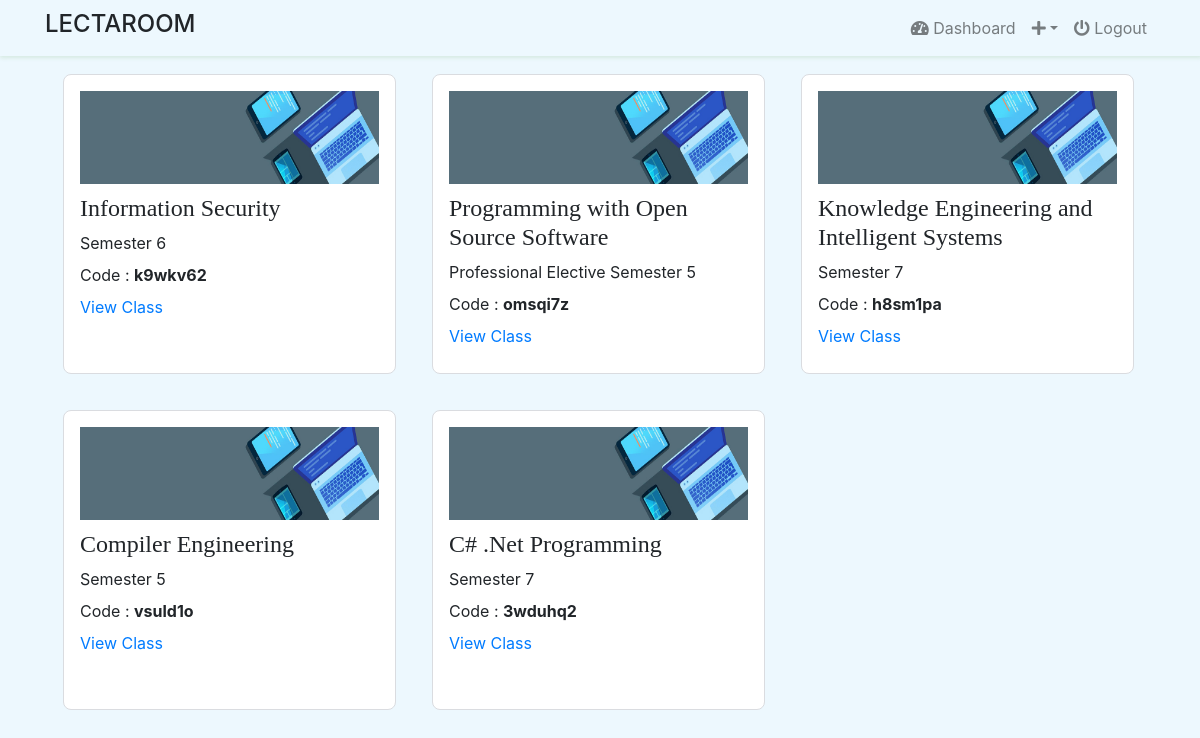
Screenshot of /teacher/ (signed in) with the database file from the repository.
### classroom/models.py (models this page shows, shortened)
class Time(models.Model):
    created_at = models.DateTimeField(auto_now_add=True, null=True)
    updated_at = models.DateTimeField(auto_now=True, null=True)
    class Meta:
        abstract = True

class ClassRoom(Time):
    id = models.UUIDField(primary_key=True,editable=False,default=uuid.uuid4)
    name = models.CharField(max_length=100,blank=False, null=True)
    cover = models.ImageField(upload_to='others/cover/', default='others/class.jpg',null=True)
    unit = models.CharField(max_length=100, null=True)
    code = models.CharField(max_length=8,blank=True, null=True) # random
    details = models.TextField()
    teacher = models.ForeignKey(Teacher,on_delete=models.SET_NULL, null=True,related_name='room')
    student = models.ManyToManyField(Student,through='MemberShip', related_name='s_room')

### profiles/views/teacher.py (the view)
# urls.py: path('teacher/',TeacherDashboard.as_view(),name='teacher'),
class TeacherDashboard(View):
    @method_decorator(login_required(login_url='login'))
    def dispatch(self,request,*args,**kwargs):
        return super().dispatch(request,*args,**kwargs)
    def get(self,reqeust):
        user = reqeust.user.teachers
        context = {
            'room':user.room.all().order_by('-id')
        }
        return render(reqeust,'dashboard/teacher/teacher.html',context)

### templates/dashboard/teacher/teacher.html (shortened to what this page needs)
{% extends 'base/base.html' %}
{% block content %}
<div class="row" style="margin-top:30px; margin:0;">
    {% for r in room %}
<div class="class_box">
    <img style="height:35%" src="{{ r.cover.url }}" alt="">
        <h4 class="text-ellipsis" title="{{r.name}}">{{ r.name }}</h4>
        <p class="mt-2 mb-2">{{ r.unit }}</p>
        <p class="mt-2 mb-2"> Code : <strong>{{ r.code }}</strong> </p>
        <a href="{% url 'single' r.id %}"> View Class </a>
</div>
{% endfor %}
</div>
{% endblock %}

### templates/base/base.html (shortened to what this page needs)
{% load static %}
<!doctype html>
<html lang="en">
<head>
    <link rel="stylesheet" href="https://cdnjs.cloudflare.com/ajax/libs/font-awesome/5.15.3/css/all.min.css" />
    <link rel="stylesheet" href="https://stackpath.bootstrapcdn.com/bootstrap/4.4.1/css/bootstrap.min.css">
    {% load static %}
    <link rel="stylesheet" href="{% static 'css/min.css' %}">
    <link rel="stylesheet" href="{% static 'css/custom.css' %}">
</head>
<body  >
{% include 'base/header.html' %}
<div class="container">
{% block content %}
{% endblock %}
</div>
</body>
</html>

### templates/base/header.html (shortened to what this page needs)
<nav class="navbar navbar-expand-md navbar-light "  >
    <div class="container">
        <div class="collapse navbar-collapse" id="navbarNav">
            <span><h4>LECTAROOM</h4></span>
              <ul class="navbar-nav ml-auto">
                {% if user.is_authenticated %}
                {% if user.is_teacher %}
                  <li class="nav-item"><a href="{% url 'teacher' %}" class="nav-link"><i class="fas fa-tachometer-alt"></i>  Dashboard</a></li>
                {% else %}
                  <li class="nav-item"><a href="{% url 'student' %}" class="nav-link"><i class="fas fa-tachometer-alt"></i>  Dashboard</a></li>
                {% endif %}
                    <li class="nav-item dropdown">
                        <a href="" class="nav-link dropdown-toggle" href="#" id="navbarDropdown" role="button" data-toggle="dropdown" aria-haspopup="true" aria-expanded="false"><i class="fas fa-plus"></i></a>
                    </li>
                    <li class="nav-item">
                        <a href="{% url 'logout' %}"  class="nav-link"> <i class="fas fa-power-off"></i> Logout</a>
                    </li>
                {% else %}
                    <span>Where you can <strong>Enjoy</strong> Your <strong>Study</strong> </span>
                {% endif %}
            </ul>
        </div>
    </div>
    </nav>

### static/css/custom.css (style rules this page uses)
body { background-color: #edf8fe; }
nav { background-color: #edf8fe; box-shadow: 0.5px 1px 4px 1px #d5eae1; position: sticky; top: 0; left: 0; right: 0; z-index: 1; }
.class_box { background-color: white; border: 0.0625rem solid #dadce0; -webkit-border-radius: 0.5rem; border-radius: 0.5rem; padding: 1rem; width: 30%; margin : 18px; overflow: hidden; position: relative; height: 300px; }
.class_box h4 { margin-top:10px; font-family: Georgia, 'Times New Roman', Times, serif; margin-bottom: 0; }
.class_box img { background-repeat: no-repeat; background-size: cover; width: 100%; margin: none; }
.class_box a { margin-top: 3px !important; }
.text-ellipsis { display: -webkit-box; -webkit-line-clamp: var(--line-clamp, 2); -webkit-box-orient: vertical; word-break: var(--word-break, 'none'); overflow: hidden; }

### rows the page displays
ClassRoom: cover (picture), name "Information Security", unit "Semester 6", code "k9wkv62"
ClassRoom: cover (picture), name "Programming with Open Source Software", unit "Professional Elective Semester 5", code "omsqi7z"
ClassRoom: cover (picture), name "Knowledge Engineering and Intelligent Systems", unit "Semester 7", code "h8sm1pa"
ClassRoom: cover (picture), name "Compiler Engineering", unit "Semester 5", code "vsuld1o"
ClassRoom: cover (picture), name "C# .Net Programming", unit "Semester 7", code "3wduhq2"
